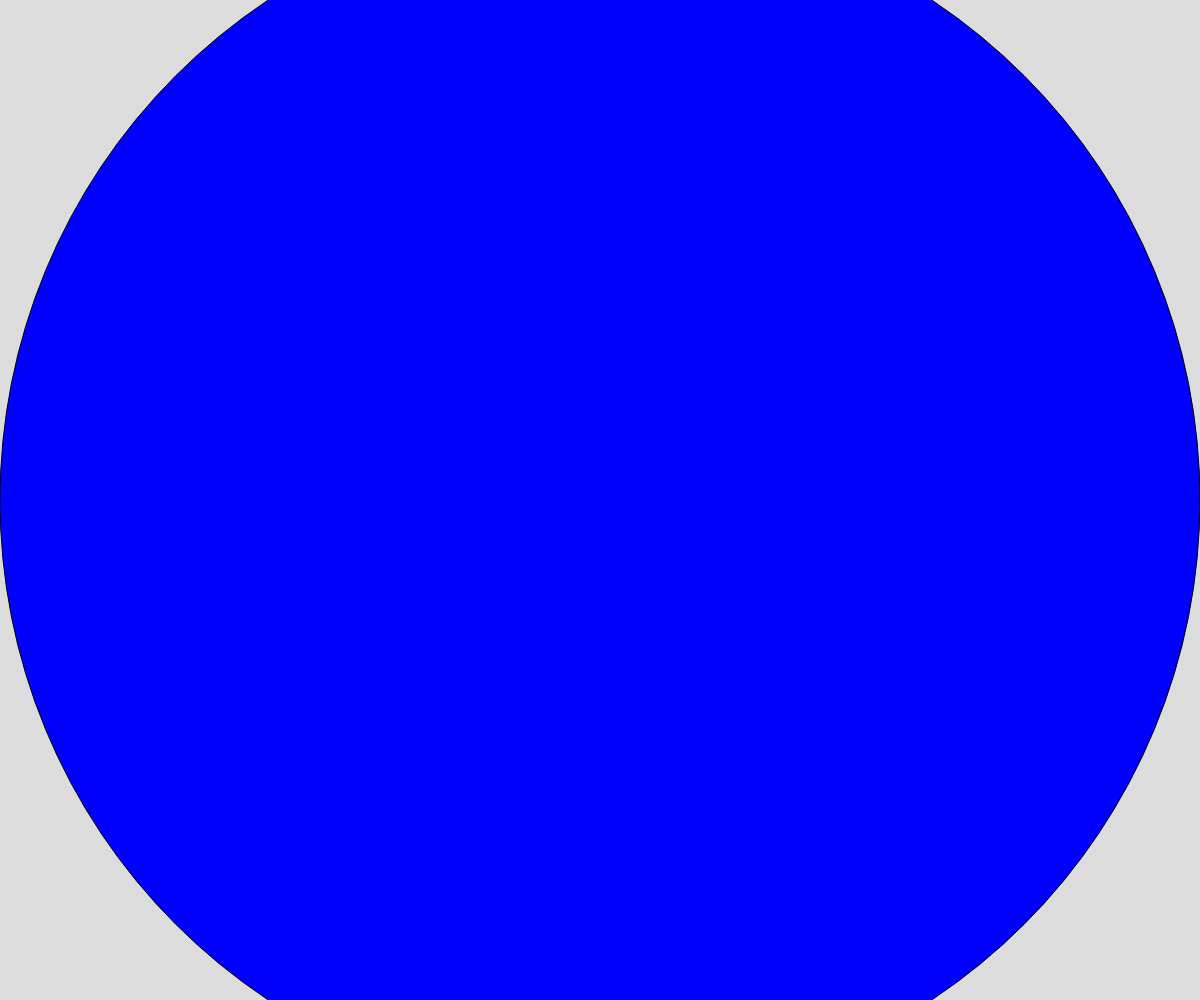
Frame 1 (no input)
Frame 60 (no input): identical to frame 1, image omitted
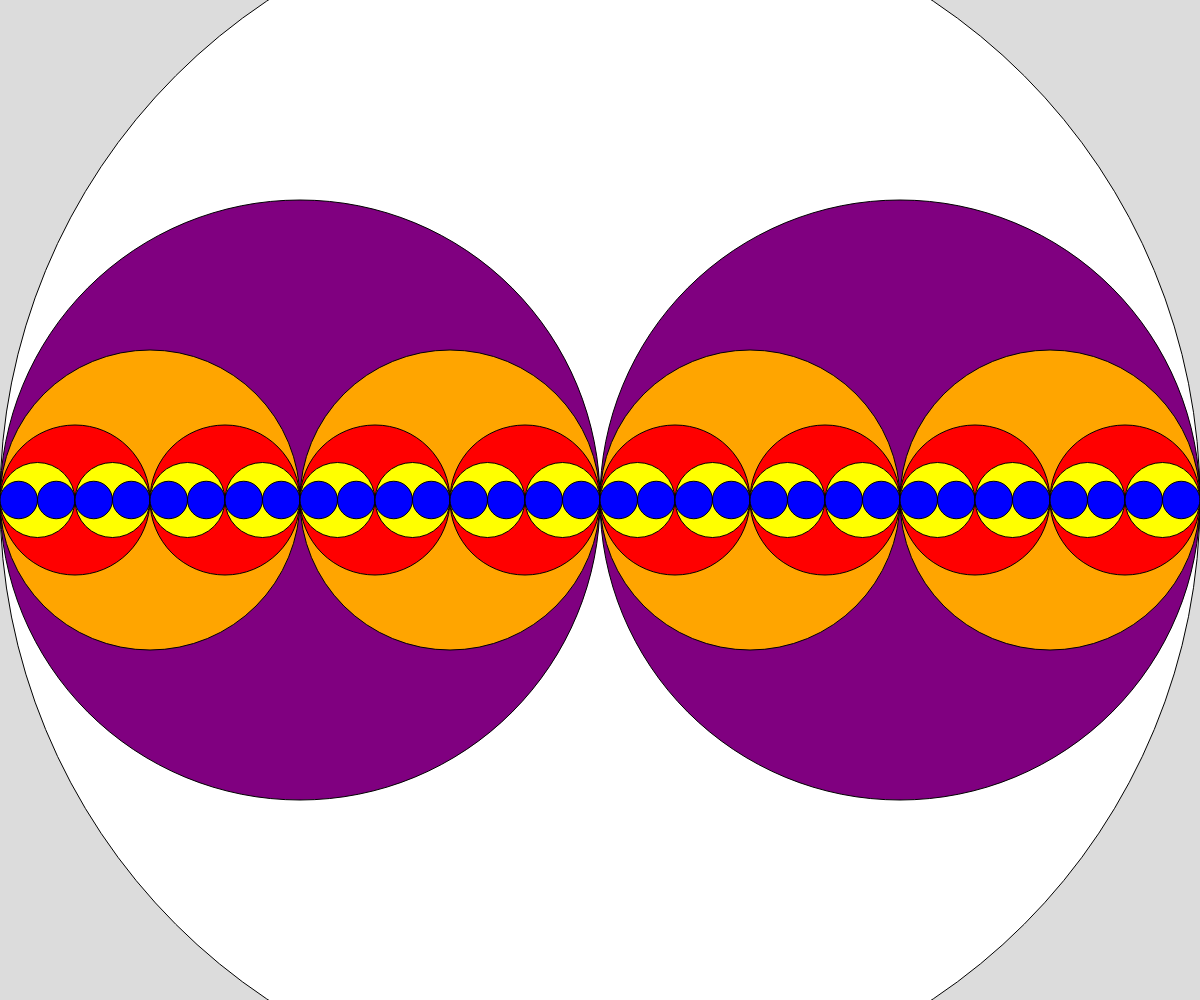
Frame 120 (the mouse pressed at the canvas centre since frame 60)

The p5.js sketch that drew these frames (run headless with seeded random() and noise() and a simulated clock; from frame 60 on, the mouse is pressed at the canvas centre):

// p5.js sketch
// ── sketch.js
// Project Title
// Your Name
// Date
//
// Extra for Experts:
// - describe what you did to take this project "above and beyond"

let theColours = ["blue", "yellow", "red", "orange", "purple", "white", "black", "green", "pink", "gray", "gold"];

function setup() {
  createCanvas(windowWidth, windowHeight);
}

function draw() {
  background(220);
  let theDepth = Math.floor(map(mouseX, 0 ,width, 0, 10));
  fractalCircle(width / 2 , width, theDepth);
}

function fractalCircle(x, diameter, depth) {
  fill(theColours[depth]);
  circle(x, height / 2, diameter);

  if (depth > 0) {
    depth --;
    fractalCircle(x - diameter/4, diameter/2, depth);
    fractalCircle(x + diameter/4, diameter/2, depth);
  }
}
